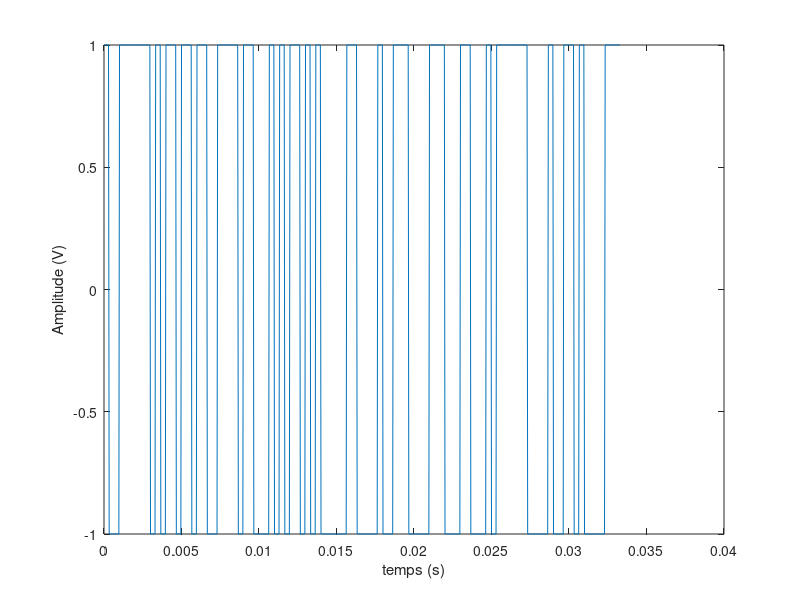
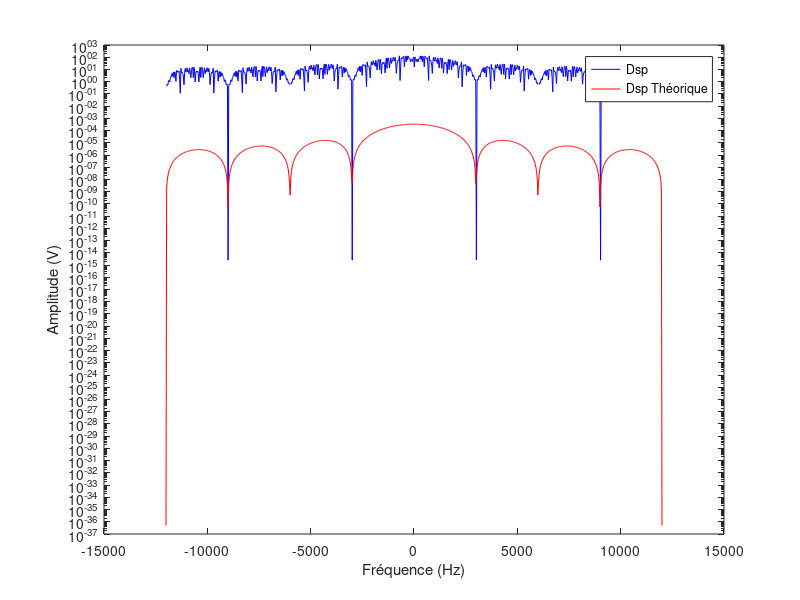
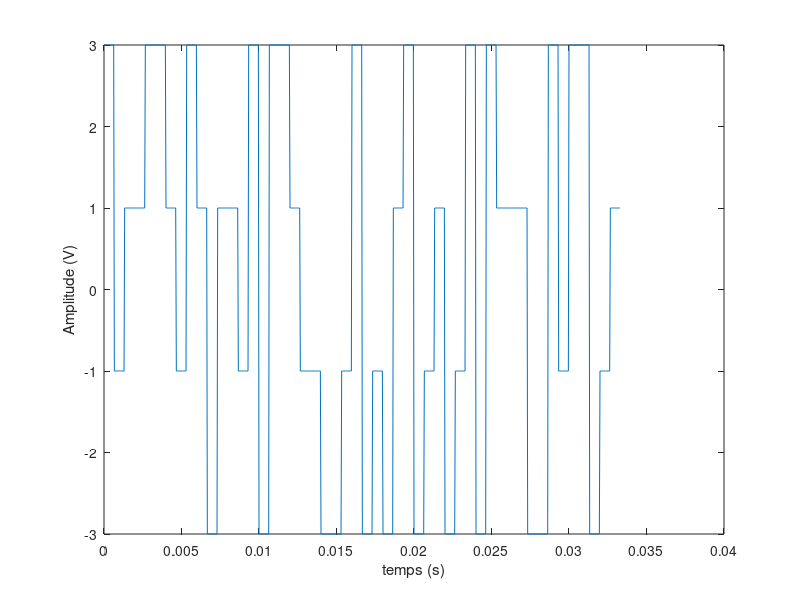
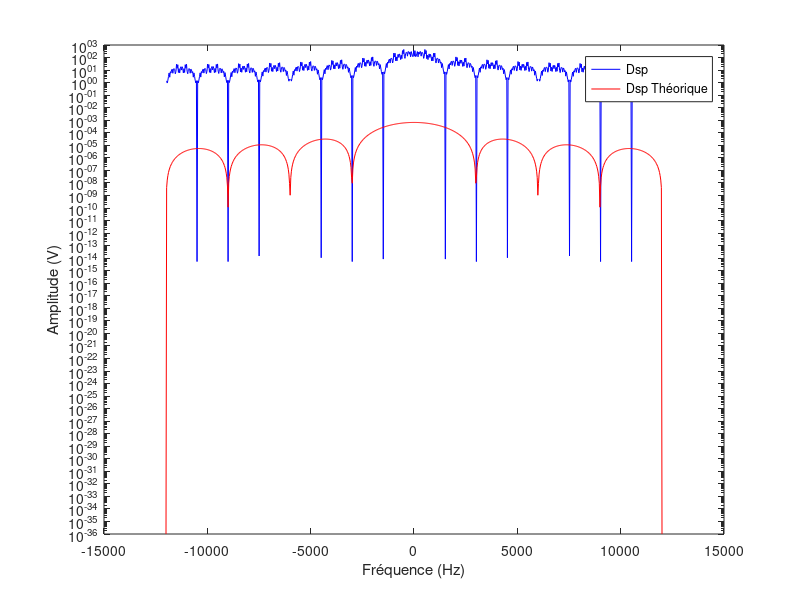

Reproduce these figures in MATLAB, in order. (Note: this script raises an error after producing the figures.)
clc; close all; clear all;
%%%%%%%%%%%%%%%%%% Sequence 1
% Constantes
V = 1;
nbit = 100;
Fe = 24000;
Te = 1/Fe;
Rb = 3000;
Tb = 1/Rb;
Ns = Fe/Rb;
Ts = Ns*Te;
% Génération de bits
Tableau = randi([0,1],nbit,1);

%% Modulateur 1

% Génération d'impulsions
Bits1 = (Tableau-0.5)*2;
Signal1 = [Bits1' ; zeros(nbit,Ns-1)'];
Signal1 = Signal1(:);

% Filtre de mise en forme
h = ones(Ns,1);
signal_filtre1 = filter(h,1,Signal1);

% Représentation graphique temporelle

Lt = 0:Te:(nbit*Ns-1)*Te;
plot(Lt,signal_filtre1);
xlabel("temps (s)");
ylabel("Amplitude (V)");

% Dsp et Dsp théorique
Dsp1 = fftshift(abs(fft(signal_filtre1)));
F = linspace(-Fe/2,Fe/2,Ns*nbit);
Dspth1 = Ts*(sinc(F*Ts).^2);
figure,semilogy(F,Dsp1,'b',F,Dspth1,'r');
legend('Dsp','Dsp Théorique');
xlabel("Fréquence (Hz)");
ylabel("Amplitude (V)");



%% Modulateur 2

% Génération d'impulsions
Bits2 = [];
for i=1:2:nbit
    if Tableau(i) == 0
        if Tableau(i+1) == 0
            Bits2((i+1)/2) = -3*V;
        else
            Bits2((i+1)/2) = -V;
        end
    else
        if Tableau(i+1) == 0
            Bits2((i+1)/2) = 3*V;
        else
            Bits2((i+1)/2) = V;
        end
    end
end
Signal2 = [Bits2 ; zeros(nbit/2,2*Ns-1)'];
Signal2 = Signal2(:);

% Filtre de mise en forme
h = ones(2*Ns,1);
signal_filtre2 = filter(h,1,Signal2)

% Représentation graphique temporelle

Lt = 0:Te:(nbit*Ns-1)*Te;
figure,plot(Lt,signal_filtre2);
xlabel("temps (s)");
ylabel("Amplitude (V)");

% Dsp et Dsp théorique
Dsp2 = fftshift(abs(fft(signal_filtre2)));
F = linspace(-Fe/2,Fe/2,Ns*nbit);
Dspth2 = 2*Dspth1
figure,semilogy(F,Dsp2,'b',F,Dspth2,'r');
legend('Dsp','Dsp Théorique');
xlabel("Fréquence (Hz)");
ylabel("Amplitude (V)");

%% Modulateur 3

% Génération d'impulsions
Signal3 = Signal1;

% Filtre de mise en forme
hcos = rcosdesign(0.5, 20, Ns);
signal_filtre3 = filter(hcos,1,Signal3);

% Représentation graphique temporelle

Lt = 0:Te:(nbit*Ns-1)*Te;
figure,plot(Lt,signal_filtre3);
xlabel("temps (s)");
ylabel("Amplitude (V)");

% Dsp et Dsp théorique
Dsp3 = fftshift(abs(fft(signal_filtre3)));
F = linspace(-Fe/2,Fe/2,Ns*nbit);
Dspth3 = 0.25.*((abs(F)<=(1/(4*Ts))) + ((abs(F)<=(3/(4*Ts)) & abs(F)>=(1/(4*Ts)))).*((1+cos(pi*Ts*2*(abs(F)-(1/(4*Ts)))))/2));
%Dspth3 = zeros(Ns*nbit,1);
figure,semilogy(F,Dsp3,'b',F,Dspth3,'r');
legend('Dsp','Dsp Théorique');
xlabel("Fréquence (Hz)");
ylabel("Amplitude (V)");

%% Question 3
figure,semilogy(F,Dsp1,'k',F,Dsp2,'r',F,Dsp3,'b');
legend('Dsp1','Dsp2','Dsp3');
xlabel("Fréquence (Hz)");
ylabel("Amplitude (V)");








